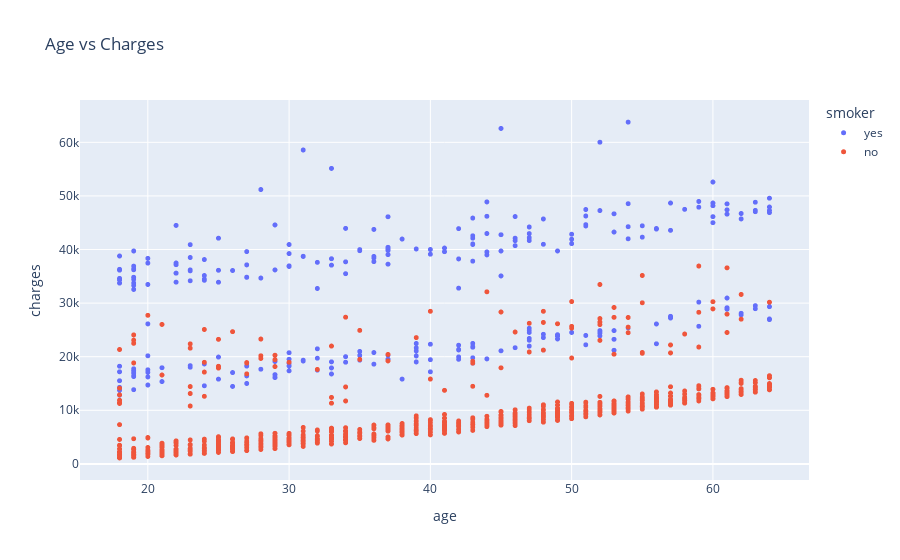

Notebook source saved alongside this figure:
### Code cell
fig = px.scatter(medical_df,
                    x='age',
                    y='charges',
                    color="smoker",
                    hover_data=['sex','children'],
                    title="Age vs Charges")
fig.update_traces(marker_size=5)
fig.show()

### Figure 1 — Plotly figure (JSON) as saved in the notebook; plotly's stock layout.template omitted (floating-point values rounded to 4 significant figures; data arrays with more than 128 entries replaced by an {"elided": "..."} marker saying what was removed)
{"data": [{"customdata": {"elided": "274x2 mixed values"}, "hovertemplate": "smoker=yes<br>age=%{x}<br>charges=%{y}<br>sex=%{customdata[0]}<br>children=%{customdata[1]}<extra></extra>", "legendgroup": "yes", "marker": {"color": "#636efa", "size": 5, "symbol": "circle"}, "mode": "markers", "name": "yes", "showlegend": true, "type": "scattergl", "x": {"elided": "274 int values"}, "xaxis": "x", "y": {"elided": "274 float values"}, "yaxis": "y"}, {"customdata": {"elided": "1064x2 mixed values"}, "hovertemplate": "smoker=no<br>age=%{x}<br>charges=%{y}<br>sex=%{customdata[0]}<br>children=%{customdata[1]}<extra></extra>", "legendgroup": "no", "marker": {"color": "#EF553B", "size": 5, "symbol": "circle"}, "mode": "markers", "name": "no", "showlegend": true, "type": "scattergl", "x": {"elided": "1064 int values"}, "xaxis": "x", "y": {"elided": "1064 float values"}, "yaxis": "y"}], "layout": {"legend": {"title": {"text": "smoker"}, "tracegroupgap": 0}, "title": {"text": "Age vs Charges"}, "xaxis": {"anchor": "y", "domain": [0, 1], "title": {"text": "age"}}, "yaxis": {"anchor": "x", "domain": [0, 1], "title": {"text": "charges"}}}}
